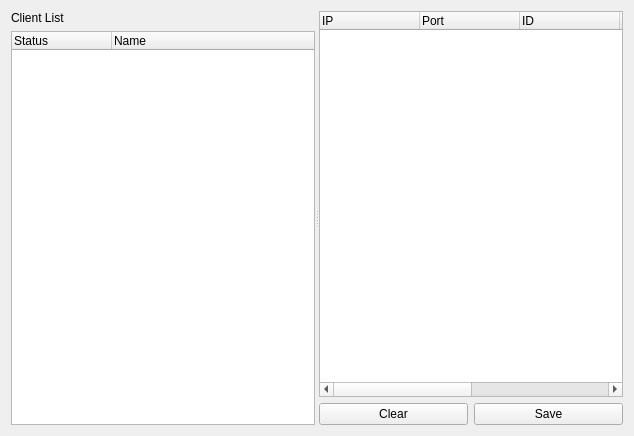
<?xml version="1.0" encoding="UTF-8"?>
<ui version="4.0">
 <class>ChatServerForm</class>
 <widget class="QWidget" name="ChatServerForm">
  <property name="geometry">
   <rect>
    <x>0</x>
    <y>0</y>
    <width>634</width>
    <height>436</height>
   </rect>
  </property>
  <property name="windowTitle">
   <string>Form</string>
  </property>
  <layout class="QGridLayout" name="gridLayout">
   <item row="0" column="0">
    <widget class="QSplitter" name="splitter">
     <property name="orientation">
      <enum>Qt::Horizontal</enum>
     </property>
     <widget class="QWidget" name="">
      <layout class="QVBoxLayout" name="verticalLayout_2">
       <item>
        <widget class="QLabel" name="label">
         <property name="text">
          <string>Client List</string>
         </property>
        </widget>
       </item>
       <item>
        <widget class="QTreeWidget" name="clientTreeWidget">
         <column>
          <property name="text">
           <string>Status</string>
          </property>
         </column>
         <column>
          <property name="text">
           <string>Name</string>
          </property>
         </column>
        </widget>
       </item>
      </layout>
     </widget>
     <widget class="QWidget" name="">
      <layout class="QVBoxLayout" name="verticalLayout">
       <item>
        <widget class="QTreeWidget" name="messageTreeWidget">
         <column>
          <property name="text">
           <string>IP</string>
          </property>
         </column>
         <column>
          <property name="text">
           <string>Port</string>
          </property>
         </column>
         <column>
          <property name="text">
           <string>ID</string>
          </property>
         </column>
         <column>
          <property name="text">
           <string>Name</string>
          </property>
         </column>
         <column>
          <property name="text">
           <string>Message</string>
          </property>
         </column>
         <column>
          <property name="text">
           <string>Time</string>
          </property>
         </column>
        </widget>
       </item>
       <item>
        <layout class="QHBoxLayout" name="horizontalLayout">
         <item>
          <widget class="QPushButton" name="clearPushButton">
           <property name="text">
            <string>Clear</string>
           </property>
          </widget>
         </item>
         <item>
          <widget class="QPushButton" name="savePushButton">
           <property name="text">
            <string>Save</string>
           </property>
          </widget>
         </item>
        </layout>
       </item>
      </layout>
     </widget>
    </widget>
   </item>
  </layout>
 </widget>
 <resources/>
 <connections/>
</ui>
